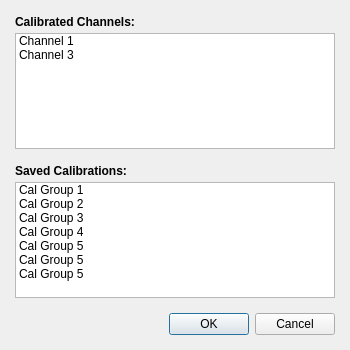
<?xml version="1.0" encoding="UTF-8"?>
<ui version="4.0">
 <class>getCalibrationDialog</class>
 <widget class="QDialog" name="getCalibrationDialog">
  <property name="geometry">
   <rect>
    <x>0</x>
    <y>0</y>
    <width>350</width>
    <height>350</height>
   </rect>
  </property>
  <property name="windowTitle">
   <string>Choose Calibration...</string>
  </property>
  <layout class="QVBoxLayout" name="verticalLayout_3">
   <property name="spacing">
    <number>0</number>
   </property>
   <property name="leftMargin">
    <number>15</number>
   </property>
   <property name="topMargin">
    <number>15</number>
   </property>
   <property name="rightMargin">
    <number>15</number>
   </property>
   <property name="bottomMargin">
    <number>15</number>
   </property>
   <item>
    <widget class="QWidget" name="widget" native="true">
     <layout class="QVBoxLayout" name="verticalLayout">
      <property name="spacing">
       <number>4</number>
      </property>
      <property name="leftMargin">
       <number>0</number>
      </property>
      <property name="topMargin">
       <number>0</number>
      </property>
      <property name="rightMargin">
       <number>0</number>
      </property>
      <property name="bottomMargin">
       <number>0</number>
      </property>
      <item>
       <widget class="QLabel" name="label">
        <property name="font">
         <font>
          <weight>75</weight>
          <bold>true</bold>
         </font>
        </property>
        <property name="text">
         <string>Calibrated Channels:</string>
        </property>
       </widget>
      </item>
      <item>
       <widget class="QListWidget" name="channelList">
        <property name="horizontalScrollBarPolicy">
         <enum>Qt::ScrollBarAlwaysOff</enum>
        </property>
        <property name="editTriggers">
         <set>QAbstractItemView::NoEditTriggers</set>
        </property>
        <property name="alternatingRowColors">
         <bool>false</bool>
        </property>
        <property name="selectionBehavior">
         <enum>QAbstractItemView::SelectItems</enum>
        </property>
        <item>
         <property name="text">
          <string>Channel 1</string>
         </property>
        </item>
        <item>
         <property name="text">
          <string>Channel 3</string>
         </property>
        </item>
       </widget>
      </item>
     </layout>
    </widget>
   </item>
   <item>
    <spacer name="verticalSpacer_2">
     <property name="orientation">
      <enum>Qt::Vertical</enum>
     </property>
     <property name="sizeType">
      <enum>QSizePolicy::Fixed</enum>
     </property>
     <property name="sizeHint" stdset="0">
      <size>
       <width>20</width>
       <height>15</height>
      </size>
     </property>
    </spacer>
   </item>
   <item>
    <widget class="QWidget" name="widget_2" native="true">
     <layout class="QVBoxLayout" name="verticalLayout_2">
      <property name="spacing">
       <number>4</number>
      </property>
      <property name="leftMargin">
       <number>0</number>
      </property>
      <property name="topMargin">
       <number>0</number>
      </property>
      <property name="rightMargin">
       <number>0</number>
      </property>
      <property name="bottomMargin">
       <number>0</number>
      </property>
      <item>
       <widget class="QLabel" name="label_2">
        <property name="font">
         <font>
          <weight>75</weight>
          <bold>true</bold>
         </font>
        </property>
        <property name="text">
         <string>Saved Calibrations:</string>
        </property>
       </widget>
      </item>
      <item>
       <widget class="QListWidget" name="calPoolList">
        <property name="editTriggers">
         <set>QAbstractItemView::NoEditTriggers</set>
        </property>
        <item>
         <property name="text">
          <string>Cal Group 1</string>
         </property>
        </item>
        <item>
         <property name="text">
          <string>Cal Group 2</string>
         </property>
        </item>
        <item>
         <property name="text">
          <string>Cal Group 3</string>
         </property>
        </item>
        <item>
         <property name="text">
          <string>Cal Group 4</string>
         </property>
        </item>
        <item>
         <property name="text">
          <string>Cal Group 5</string>
         </property>
        </item>
        <item>
         <property name="text">
          <string>Cal Group 5</string>
         </property>
        </item>
        <item>
         <property name="text">
          <string>Cal Group 5</string>
         </property>
        </item>
       </widget>
      </item>
     </layout>
    </widget>
   </item>
   <item>
    <spacer name="verticalSpacer_3">
     <property name="orientation">
      <enum>Qt::Vertical</enum>
     </property>
     <property name="sizeHint" stdset="0">
      <size>
       <width>20</width>
       <height>40</height>
      </size>
     </property>
    </spacer>
   </item>
   <item>
    <spacer name="verticalSpacer">
     <property name="orientation">
      <enum>Qt::Vertical</enum>
     </property>
     <property name="sizeType">
      <enum>QSizePolicy::Fixed</enum>
     </property>
     <property name="sizeHint" stdset="0">
      <size>
       <width>20</width>
       <height>15</height>
      </size>
     </property>
    </spacer>
   </item>
   <item>
    <widget class="QDialogButtonBox" name="buttonBox">
     <property name="standardButtons">
      <set>QDialogButtonBox::Cancel|QDialogButtonBox::Ok</set>
     </property>
    </widget>
   </item>
  </layout>
 </widget>
 <tabstops>
  <tabstop>channelList</tabstop>
  <tabstop>calPoolList</tabstop>
  <tabstop>buttonBox</tabstop>
 </tabstops>
 <resources/>
 <connections/>
</ui>
